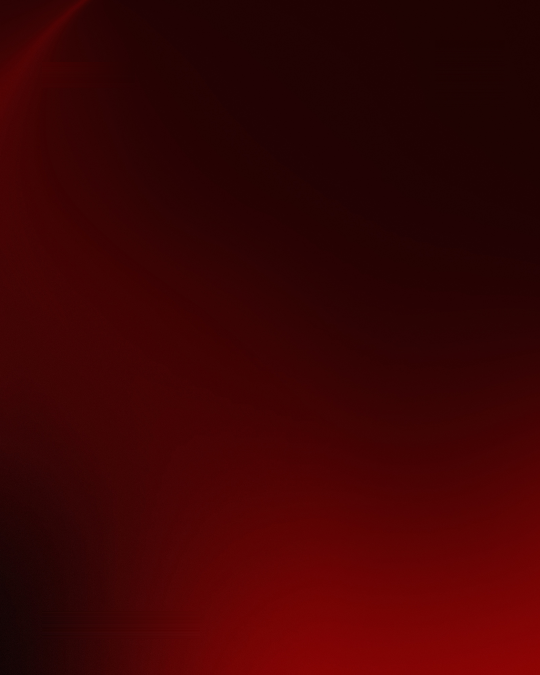
#> input picture bg_clean.png, 1080 x 1350 px (shown at 1/2 size)
$ python -i card.py   (imports and definitions only)
#> lines starting #> are read from the running program, lines starting #| are printed output that depends on the picture
#> further down, picture is the input picture: PIL image 1080x1350 RGB; mean R, G, B 59.6, 2.9, 3.1
"""
Enclavium news card generator (v2).

1080x1350 (Instagram 4:5). Layout follows the Enclavium master design:
  - "EnclaviumFNF" top-left, logo top-right
  - photo of the person/object as the main focus (optional)
  - big white headline, Poppins ExtraBold, with one red highlight block
  - black-to-red gradient at the bottom
"""
import os
from PIL import Image, ImageDraw, ImageFont, ImageOps, ImageChops, ImageFilter

HERE = os.path.dirname(os.path.abspath(__file__))
ASSETS = os.path.join(HERE, "assets")
if not os.path.exists(os.path.join(ASSETS, "bg_clean.png")) and \
        os.path.exists(os.path.join(HERE, "bg_clean.png")):
    ASSETS = HERE          # files were uploaded without the 'assets' folder

REQUIRED_ASSETS = ["bg_clean.png", "logo_white.png", "Poppins-ExtraBold.ttf",
                   "LiberationSans-Regular.ttf"]


def missing_assets():
    return [n for n in REQUIRED_ASSETS if not os.path.exists(os.path.join(ASSETS, n))]

W, H = 1080, 1350
MARGIN = 96
TEXT_W = W - MARGIN * 2            # 888
PAD_X = 14                         # horizontal padding inside highlight block
BRAND_RED = (222, 8, 20)
WHITE = (255, 255, 255)
PHOTO_H = 960


def _font(name, size):
    return ImageFont.truetype(os.path.join(ASSETS, name), size)


# --------------------------------------------------------------------------
# background + fixed brand elements
# --------------------------------------------------------------------------
def _background():
    return Image.open(os.path.join(ASSETS, "bg_clean.png")).convert("RGB")


# [10 lines left out: function _chrome, not called in this run]


# --------------------------------------------------------------------------
# photo layer (automatic placement)
# --------------------------------------------------------------------------
def _detect_face(pil_img):
    """Return (cx, cy) of the largest face, or None. Works without OpenCV too."""
    try:
        import cv2
        import numpy as np
    except Exception:
        return None
    try:
        scale = 900 / max(pil_img.size)
#> scale = 0.667
        small = pil_img.convert("L")
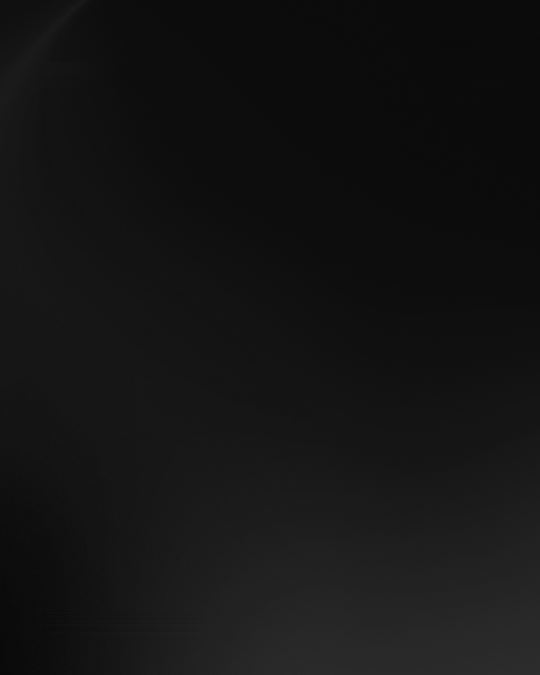
#> small: PIL image 1080x1350 L (shown at 1/2 size); min 4, max 47, mean 19.9
        if scale < 1:
            small = small.resize((int(pil_img.width * scale), int(pil_img.height * scale)))
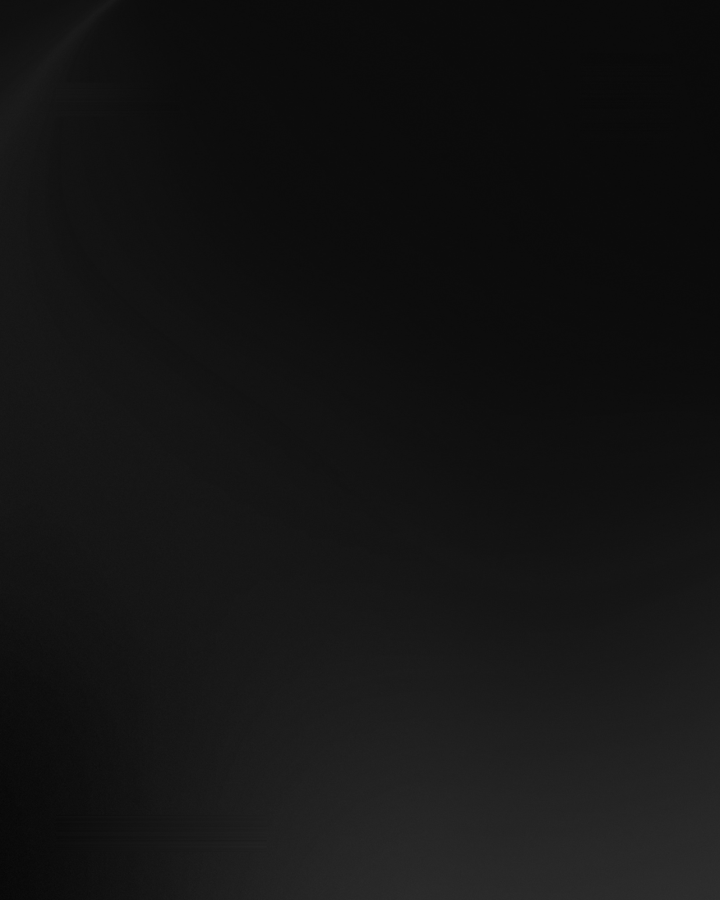
#> small: PIL image 720x900 L; min 7, max 46, mean 19.9
        arr = np.array(small)
        for name in ("haarcascade_frontalface_default.xml",
                     "haarcascade_frontalface_alt2.xml",
                     "haarcascade_profileface.xml"):
            casc = cv2.CascadeClassifier(cv2.data.haarcascades + name)
            faces = casc.detectMultiScale(arr, 1.1, 5, minSize=(max(40, arr.shape[1] // 14),) * 2)
            if len(faces):
                x, y, w, h = max(faces, key=lambda f: f[2] * f[3])
                k = 1 / scale if scale < 1 else 1.0
                return (x + w / 2) * k, (y + h / 2) * k
    except Exception:
        return None
    return None


# [258 lines left out: functions _apply_photo, _round_logo, _apply_emblem, _mark_words, _merge, _wrap and 1 more, not called in this run]

>>> from PIL import Image
>>> picture = Image.open('bg_clean.png')
>>> result = _detect_face(picture)
